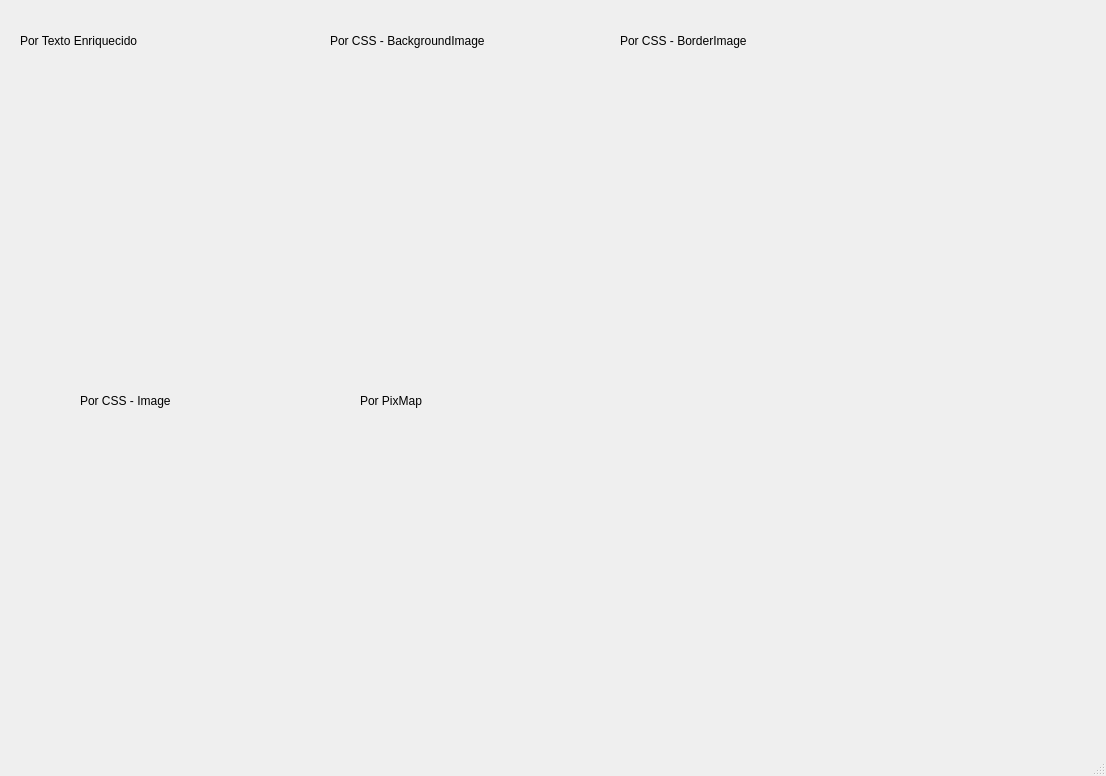
<?xml version="1.0" encoding="UTF-8"?>
<ui version="4.0">
 <class>MainWindow</class>
 <widget class="QMainWindow" name="MainWindow">
  <property name="geometry">
   <rect>
    <x>0</x>
    <y>0</y>
    <width>1106</width>
    <height>776</height>
   </rect>
  </property>
  <property name="windowTitle">
   <string>MainWindow</string>
  </property>
  <widget class="QWidget" name="centralwidget">
   <widget class="QLabel" name="label">
    <property name="geometry">
     <rect>
      <x>20</x>
      <y>20</y>
      <width>191</width>
      <height>41</height>
     </rect>
    </property>
    <property name="text">
     <string>Por Texto Enriquecido</string>
    </property>
   </widget>
   <widget class="QLabel" name="label_2">
    <property name="geometry">
     <rect>
      <x>0</x>
      <y>60</y>
      <width>271</width>
      <height>301</height>
     </rect>
    </property>
    <property name="text">
     <string>&lt;html&gt;&lt;head/&gt;&lt;body&gt;&lt;p&gt;&lt;img src=&quot;:/Comidas/chips.png&quot;/&gt;&lt;/p&gt;&lt;/body&gt;&lt;/html&gt;</string>
    </property>
   </widget>
   <widget class="QLabel" name="label_3">
    <property name="geometry">
     <rect>
      <x>290</x>
      <y>60</y>
      <width>271</width>
      <height>301</height>
     </rect>
    </property>
    <property name="styleSheet">
     <string notr="true">background-image: url(:/Comidas/chips.png);</string>
    </property>
    <property name="text">
     <string>&lt;html&gt;&lt;head/&gt;&lt;body&gt;&lt;p&gt;&lt;br/&gt;&lt;/p&gt;&lt;p&gt;&lt;br/&gt;&lt;/p&gt;&lt;/body&gt;&lt;/html&gt;</string>
    </property>
   </widget>
   <widget class="QLabel" name="label_4">
    <property name="geometry">
     <rect>
      <x>330</x>
      <y>20</y>
      <width>191</width>
      <height>41</height>
     </rect>
    </property>
    <property name="text">
     <string>Por CSS - BackgroundImage</string>
    </property>
   </widget>
   <widget class="QLabel" name="label_5">
    <property name="geometry">
     <rect>
      <x>580</x>
      <y>60</y>
      <width>271</width>
      <height>301</height>
     </rect>
    </property>
    <property name="styleSheet">
     <string notr="true">border-image: url(:/Comidas/chips.png);</string>
    </property>
    <property name="text">
     <string>&lt;html&gt;&lt;head/&gt;&lt;body&gt;&lt;p&gt;&lt;br/&gt;&lt;/p&gt;&lt;p&gt;&lt;br/&gt;&lt;/p&gt;&lt;/body&gt;&lt;/html&gt;</string>
    </property>
   </widget>
   <widget class="QLabel" name="label_6">
    <property name="geometry">
     <rect>
      <x>620</x>
      <y>20</y>
      <width>191</width>
      <height>41</height>
     </rect>
    </property>
    <property name="text">
     <string>Por CSS - BorderImage</string>
    </property>
   </widget>
   <widget class="QLabel" name="label_7">
    <property name="geometry">
     <rect>
      <x>20</x>
      <y>410</y>
      <width>271</width>
      <height>301</height>
     </rect>
    </property>
    <property name="styleSheet">
     <string notr="true">image: url(:/Comidas/chips.png);</string>
    </property>
    <property name="text">
     <string>&lt;html&gt;&lt;head/&gt;&lt;body&gt;&lt;p&gt;&lt;br/&gt;&lt;/p&gt;&lt;p&gt;&lt;br/&gt;&lt;/p&gt;&lt;/body&gt;&lt;/html&gt;</string>
    </property>
   </widget>
   <widget class="QLabel" name="label_8">
    <property name="geometry">
     <rect>
      <x>80</x>
      <y>380</y>
      <width>191</width>
      <height>41</height>
     </rect>
    </property>
    <property name="text">
     <string>Por CSS - Image</string>
    </property>
   </widget>
   <widget class="QLabel" name="label_9">
    <property name="geometry">
     <rect>
      <x>310</x>
      <y>430</y>
      <width>221</width>
      <height>261</height>
     </rect>
    </property>
    <property name="styleSheet">
     <string notr="true"/>
    </property>
    <property name="text">
     <string/>
    </property>
    <property name="pixmap">
     <pixmap resource="recursos.qrc">:/Comidas/chips.png</pixmap>
    </property>
    <property name="scaledContents">
     <bool>true</bool>
    </property>
   </widget>
   <widget class="QLabel" name="label_10">
    <property name="geometry">
     <rect>
      <x>360</x>
      <y>380</y>
      <width>191</width>
      <height>41</height>
     </rect>
    </property>
    <property name="text">
     <string>Por PixMap</string>
    </property>
   </widget>
  </widget>
  <widget class="QMenuBar" name="menubar">
   <property name="geometry">
    <rect>
     <x>0</x>
     <y>0</y>
     <width>1106</width>
     <height>26</height>
    </rect>
   </property>
  </widget>
  <widget class="QStatusBar" name="statusbar"/>
 </widget>
 <resources>
  <include location="recursos.qrc"/>
 </resources>
 <connections/>
</ui>
